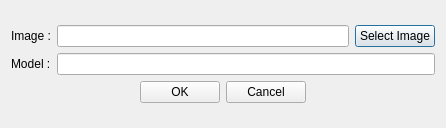
<?xml version="1.0" encoding="UTF-8"?>
<ui version="4.0">
 <class>AddNewUAVDialog</class>
 <widget class="QDialog" name="AddNewUAVDialog">
  <property name="geometry">
   <rect>
    <x>0</x>
    <y>0</y>
    <width>446</width>
    <height>128</height>
   </rect>
  </property>
  <property name="windowTitle">
   <string>Add New UAV</string>
  </property>
  <layout class="QVBoxLayout" name="verticalLayout_2">
   <item>
    <layout class="QVBoxLayout" name="verticalLayout">
     <item>
      <layout class="QHBoxLayout" name="horizontalLayout">
       <item>
        <widget class="QLabel" name="label">
         <property name="text">
          <string>Image :</string>
         </property>
        </widget>
       </item>
       <item>
        <widget class="QLineEdit" name="selectedImage">
         <property name="readOnly">
          <bool>true</bool>
         </property>
        </widget>
       </item>
       <item>
        <widget class="QPushButton" name="selectImage">
         <property name="text">
          <string>Select Image</string>
         </property>
        </widget>
       </item>
      </layout>
     </item>
     <item>
      <layout class="QHBoxLayout" name="horizontalLayout_2">
       <item>
        <widget class="QLabel" name="label_2">
         <property name="text">
          <string>Model :</string>
         </property>
        </widget>
       </item>
       <item>
        <widget class="QLineEdit" name="UAVModel"/>
       </item>
      </layout>
     </item>
     <item>
      <layout class="QHBoxLayout" name="horizontalLayout_5">
       <item>
        <spacer name="horizontalSpacer">
         <property name="orientation">
          <enum>Qt::Horizontal</enum>
         </property>
         <property name="sizeHint" stdset="0">
          <size>
           <width>40</width>
           <height>20</height>
          </size>
         </property>
        </spacer>
       </item>
       <item>
        <widget class="QPushButton" name="OK">
         <property name="text">
          <string>OK</string>
         </property>
        </widget>
       </item>
       <item>
        <widget class="QPushButton" name="cancel">
         <property name="text">
          <string>Cancel</string>
         </property>
        </widget>
       </item>
       <item>
        <spacer name="horizontalSpacer_2">
         <property name="orientation">
          <enum>Qt::Horizontal</enum>
         </property>
         <property name="sizeHint" stdset="0">
          <size>
           <width>40</width>
           <height>20</height>
          </size>
         </property>
        </spacer>
       </item>
      </layout>
     </item>
    </layout>
   </item>
  </layout>
 </widget>
 <resources/>
 <connections/>
</ui>
